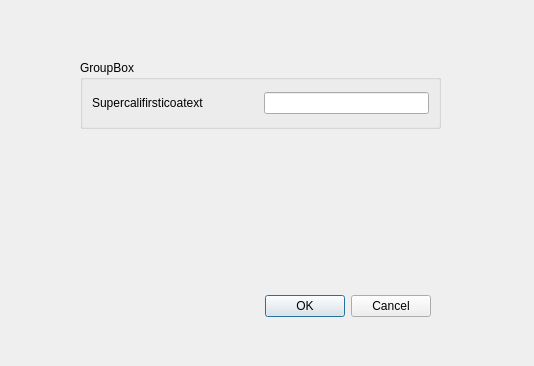
<?xml version="1.0" encoding="UTF-8"?>
<ui version="4.0">
 <class>Dialog</class>
 <widget class="QDialog" name="Dialog">
  <property name="geometry">
   <rect>
    <x>0</x>
    <y>0</y>
    <width>534</width>
    <height>366</height>
   </rect>
  </property>
  <property name="windowTitle">
   <string>Dialog</string>
  </property>
  <widget class="QDialogButtonBox" name="buttonBox">
   <property name="geometry">
    <rect>
     <x>90</x>
     <y>290</y>
     <width>341</width>
     <height>32</height>
    </rect>
   </property>
   <property name="orientation">
    <enum>Qt::Horizontal</enum>
   </property>
   <property name="standardButtons">
    <set>QDialogButtonBox::Cancel|QDialogButtonBox::Ok</set>
   </property>
  </widget>
  <widget class="QGroupBox" name="groupBox">
   <property name="geometry">
    <rect>
     <x>80</x>
     <y>60</y>
     <width>361</width>
     <height>69</height>
    </rect>
   </property>
   <property name="title">
    <string>GroupBox</string>
   </property>
   <layout class="QHBoxLayout" name="horizontalLayout">
    <item>
     <widget class="QLabel" name="label">
      <property name="sizePolicy">
       <sizepolicy hsizetype="Expanding" vsizetype="Preferred">
        <horstretch>0</horstretch>
        <verstretch>0</verstretch>
       </sizepolicy>
      </property>
      <property name="text">
       <string>Supercalifirsticoatext</string>
      </property>
     </widget>
    </item>
    <item>
     <widget class="QLineEdit" name="lineEdit"/>
    </item>
   </layout>
  </widget>
 </widget>
 <resources/>
 <connections>
  <connection>
   <sender>buttonBox</sender>
   <signal>accepted()</signal>
   <receiver>Dialog</receiver>
   <slot>accept()</slot>
   <hints>
    <hint type="sourcelabel">
     <x>248</x>
     <y>254</y>
    </hint>
    <hint type="destinationlabel">
     <x>157</x>
     <y>274</y>
    </hint>
   </hints>
  </connection>
  <connection>
   <sender>buttonBox</sender>
   <signal>rejected()</signal>
   <receiver>Dialog</receiver>
   <slot>reject()</slot>
   <hints>
    <hint type="sourcelabel">
     <x>316</x>
     <y>260</y>
    </hint>
    <hint type="destinationlabel">
     <x>286</x>
     <y>274</y>
    </hint>
   </hints>
  </connection>
 </connections>
</ui>
